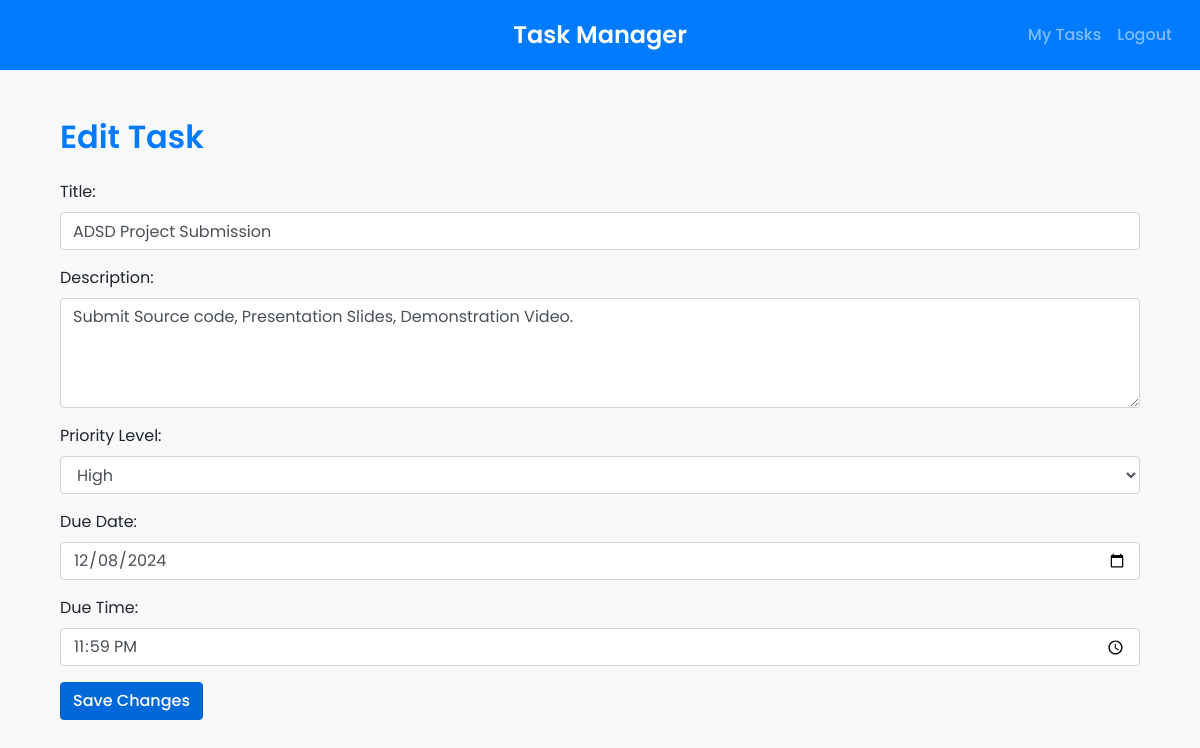
Screenshot of /task/edit/1 (signed in) with the database file from the repository.
### app.py (models this page shows)
class Task(Model):
    title = CharField()
    description = CharField()
    due_date = DateTimeField()
    priority = CharField()
    assigned_to = ForeignKeyField(User, backref='tasks')  # Link task to a user
    completed = BooleanField(default=False) # type: ignore
    class Meta:
        database = db

### app.py (the view, shortened to what this page needs)
@app.route('/task/edit/<int:task_id>', methods=['GET', 'POST'])
@login_required
def edit_task(task_id):
    task = Task.get_or_none(Task.id == task_id)
    if not task or task.assigned_to.id != current_user.id:
        flash("Task not found or access denied.", "danger")
        return redirect(url_for('list_user_tasks'))
    return render_template('edit_task.html', task=task)

### app.py (called while the page is built)
@login_manager.user_loader
def load_user(user_id):
    return User.get_or_none(User.id == int(user_id))

### templates/edit_task.html (shortened to what this page needs)
{% extends "base.html" %}
{% block content %}
<div class="container mt-5">
    <h2>Edit Task</h2>
    <form action="{{ url_for('edit_task', task_id=task.id) }}" method="POST" class="mt-4">
        <div class="form-group">
            <label for="title">Title:</label>
            <input type="text" name="title" class="form-control" value="{{ task.title }}" required>
        </div>
        <div class="form-group">
            <label for="description">Description:</label>
            <textarea name="description" class="form-control" rows="4" required>{{ task.description }}</textarea>
        </div>
        <div class="form-group">
            <label for="priority">Priority Level:</label>
            <select name="priority" class="form-control" required>
                <option value="High" {% if task.priority == 'High' %}selected{% endif %}>High</option>
            </select>
        </div>
        <div class="form-group">
            <label for="due_date">Due Date:</label>
            <input type="date" name="due_date" class="form-control" value="{{ task.due_date.strftime('%Y-%m-%d') }}" required>
        </div>
        <div class="form-group">
            <label for="due_time">Due Time:</label>
            <input type="time" name="due_time" class="form-control" value="{{ task.due_date.strftime('%H:%M') }}" required>
        </div>
        <button type="submit" class="btn btn-primary">Save Changes</button>
    </form>
</div>
{% endblock %}

### static/styles.css (style rules this page uses)
body { font-family: 'Poppins',sans-serif; background-color: #f8f9fa; }
h1, h2, h3, h4, h5, h6 { font-family: 'Poppins', sans-serif; font-weight: 600; }
h2, h5 { color: #007bff; font-size: 2rem; }
.btn { font-family: 'Poppins', sans-serif; font-weight: 500; }
.btn-primary { background-color: #0069d9; border-color: #0062cc; }

### rows the page displays
Task: title "ADSD Project Submission", description "Submit Source code, Presentation Slides, Demonstration Video.", priority "High", due_date "12/08/2024", due_time "23:59"
